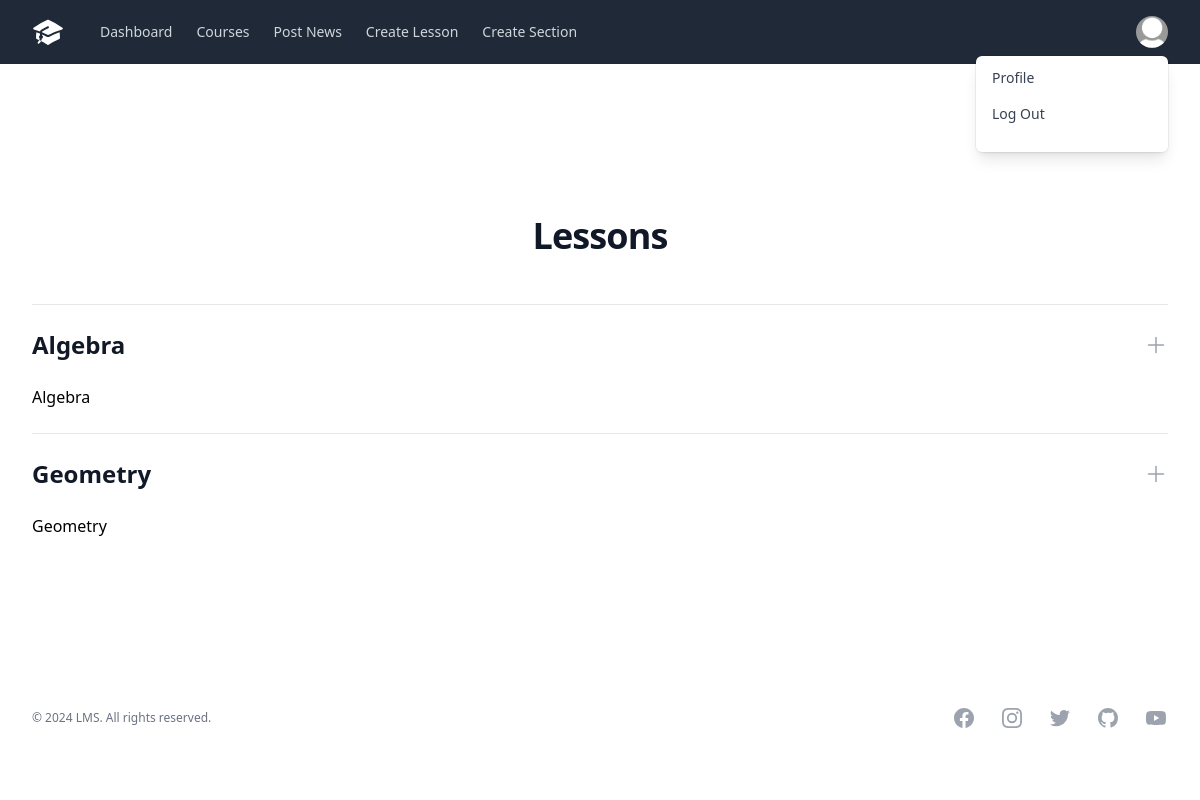
Page /app/course_detail/78/ (signed in) on the committed database.
### app/models.py (models this page shows, shortened)
class CustomUser(AbstractUser):
    is_teacher = models.BooleanField(default=False)
    is_student = models.BooleanField(default=False)

class Teacher(models.Model):
    user = models.OneToOneField(CustomUser, on_delete=models.CASCADE)
    first_name = models.CharField(max_length=30, blank=False, null=False)
    last_name = models.CharField(max_length=30, blank=False, null=False)
    date_of_birth = models.DateField()
    address = models.CharField(max_length=100)
    email = models.EmailField()
    profile_picture = models.ImageField(default='default.jpg', upload_to='profile_pics')

class Section(models.Model):
    title = models.CharField(max_length=200)
    course = models.ForeignKey(Course, on_delete=models.CASCADE)

class Lesson(models.Model):
    title = models.CharField(max_length=300)
    description = models.TextField()
    file = models.FileField(upload_to='media', validators=[FileExtensionValidator( ['mp4'] ) ], null=True)
    course = models.ForeignKey(Course, on_delete=models.CASCADE)
    section = models.ForeignKey(Section, on_delete=models.CASCADE)

### app/views.py (the view)
# urls.py: path('course_detail/<int:pk>/', views.CourseDetailView.as_view(), name='course_detail'),
class CourseDetailView(LoginRequiredMixin, DetailView):
    model = Course
    def get_context_data(self, **kwargs):
        context = super().get_context_data(**kwargs)
        pk = self.object.pk
        current_course = Course.objects.get(id=pk)
        lessons = Lesson.objects.filter(course=current_course)
        sections = Section.objects.filter(lesson__in=lessons)
        context['lessons'] = lessons
        context['sections'] = sections
        return context

### app/templates/app/course_detail.html (shortened to what this page needs)
{% extends './base.html' %}
{% block content %}
<div class="bg-white">
  <div class="mx-auto max-w-5xl py-16 px-4 sm:py-24 sm:px-6 lg:max-w-7xl lg:px-8">
    <div class="mx-auto max-w-2xl text-center py-12">
      <p class="mt-2 text-3xl font-bold tracking-tight text-gray-900 sm:text-4xl">Lessons</p>
    </div>
        <div class="mt-10 px-4 sm:mt-16 sm:px-0 lg:mt-0">
          {% for section in sections %}
            {% for lesson in lessons %}
              {% if section.title == lesson.title %}
                <div class="divide-y divide-gray-200 border-t">
                  <div x-data="{ open: false }">
                    <h3>
                      <button type="button" class="group relative flex w-full items-center justify-between py-6 text-left" aria-controls="disclosure-1" @click="open = !open" aria-expanded="false" x-bind:aria-expanded="open.toString()">
                        <span class="text-gray-900 text-2xl font-bold" :class="{ 'text-indigo-600': open, 'text-gray-900': !(open) }">{{ section.title }}</span>
                        <span class="ml-6 flex items-center">
                        </span>
                      </button>
                    </h3>
                      <div class="prose prose-lg pb-6" id="disclosure-1" x-show="open">
                        <a href="/app/lesson_detail/{{lesson.id}}" class="text-lg">{{ lesson.title }}</a>
                      </div>
                      {% endif %}
                    {% endfor %}
                  </div>
                </div>
          {% endfor %}
        </div>
  </div>
</div>
{% endblock %}

### app/templates/app/base.html (shortened to what this page needs)
{% load static %}
<html lang="en">
<head>
  <link rel="stylesheet" href="{% static 'app/output.css' %}">
  <div class="bg-gray-100">
    <nav x-data="{ open: false }" class="bg-gray-800">
      <div class="mx-auto max-w-7xl px-2 sm:px-6 lg:px-8">
        <div class="relative flex h-16 items-center justify-between">
          <div class="flex flex-1 items-center justify-center sm:items-stretch sm:justify-start">
            <div class="flex flex-shrink-0 items-center">
            </div>
            <div class="hidden sm:ml-6 sm:block">
              <div class="flex">
                  <a href="{% url 'index' %}" class="{% if request.resolver_match.url_name == 'index' %} bg-gray-900 text-white px-3 py-2 rounded-md text-sm font-medium {%else%}text-gray-300 hover:bg-gray-700 hover:text-white px-3 py-2 rounded-md text-sm font-medium {% endif %}" x-state:on="Current" x-state:off="Default" aria-current="page" x-state-description="Current: "bg-gray-900 text-white", Default: "text-gray-300 hover:bg-gray-700 hover:text-white"">Dashboard</a>
                  <a href="{% url 'courses' %}" class="{% if request.resolver_match.url_name == 'courses' %} bg-gray-900 text-white px-3 py-2 rounded-md text-sm font-medium {%else%}text-gray-300 hover:bg-gray-700 hover:text-white px-3 py-2 rounded-md text-sm font-medium {% endif %}" x-state-description="undefined: "bg-gray-900 text-white", undefined: "text-gray-300 hover:bg-gray-700 hover:text-white"">Courses</a>
                  {% if request.user.is_teacher %}
                      <a href="{% url 'post_news' %}" class="{% if request.resolver_match.url_name == 'post_news' %} bg-gray-900 text-white px-3 py-2 rounded-md text-sm font-medium {%else%}text-gray-300 hover:bg-gray-700 hover:text-white px-3 py-2 rounded-md text-sm font-medium {% endif %}" x-state-description="undefined: "bg-gray-900 text-white", undefined: "text-gray-300 hover:bg-gray-700 hover:text-white"">Post News</a>
                      <a href="{% url 'create_lesson' %}" class="{% if request.resolver_match.url_name == 'create_lesson' %} bg-gray-900 text-white px-3 py-2 rounded-md text-sm font-medium {%else%}text-gray-300 hover:bg-gray-700 hover:text-white px-3 py-2 rounded-md text-sm font-medium {% endif %}" x-state-description="undefined: "bg-gray-900 text-white", undefined: "text-gray-300 hover:bg-gray-700 hover:text-white"">Create Lesson</a>
                      <a href="{% url 'create_section' %}" class="{% if request.resolver_match.url_name == 'create_section' %} bg-gray-900 text-white px-3 py-2 rounded-md text-sm font-medium {%else%}text-gray-300 hover:bg-gray-700 hover:text-white px-3 py-2 rounded-md text-sm font-medium {% endif %}" x-state-description="undefined: "bg-gray-900 text-white", undefined: "text-gray-300 hover:bg-gray-700 hover:text-white"">Create Section</a>
                    {% endif %}
              </div>
            </div>
          </div>
          <div class="absolute inset-y-0 right-0 flex items-center pr-2 sm:static sm:inset-auto sm:ml-6 sm:pr-0">
            <div x-data="Components.menu({ open: false })" x-init="init()" @keydown.escape.stop="open = false; focusButton()" @click.away="onClickAway($event)" class="relative ml-3">
              <div>
                <button type="button" class="flex rounded-full bg-gray-800 text-sm focus:outline-none focus:ring-2 focus:ring-white focus:ring-offset-2 focus:ring-offset-gray-800" id="user-menu-button" x-ref="button" @click="onButtonClick()" @keyup.space.prevent="onButtonEnter()" @keydown.enter.prevent="onButtonEnter()" aria-expanded="false" aria-haspopup="true" x-bind:aria-expanded="open.toString()" @keydown.arrow-up.prevent="onArrowUp()" @keydown.arrow-down.prevent="onArrowDown()">
                  {% if request.user.is_teacher %}
                      <img class="h-8 w-8 rounded-full" src="{{ user.teacher.profile_picture.url }}" alt="">
                  {% elif request.user.is_student %}
                      <img class="h-8 w-8 rounded-full" src="{{ user.teacher.profile_picture.url }}" alt="">
                  {% elif request.user.is_superuser or request.user.is_staff %}
                      <img class="h-8 w-8 rounded-full" src="{% get_media_prefix %}profile_pics/default.jpg" alt="">
                  {% endif %}
                </button>
              </div>
                <div x-show="open" x-transition:enter="transition ease-out duration-100" x-transition:enter-start="transform opacity-0 scale-95" x-transition:enter-end="transform opacity-100 scale-100" x-transition:leave="transition ease-in duration-75" x-transition:leave-start="transform opacity-100 scale-100" x-transition:leave-end="transform opacity-0 scale-95" class="absolute right-0 z-10 mt-2 w-48 origin-top-right rounded-md bg-white py-1 shadow-lg ring-1 ring-black ring-opacity-5 focus:outline-none" x-ref="menu-items" x-description="Dropdown menu, show/hide based on menu state." x-bind:aria-activedescendant="activeDescendant" role="menu" aria-orientation="vertical" aria-labelledby="user-menu-button" tabindex="-1" @keydown.arrow-up.prevent="onArrowUp()" @keydown.arrow-down.prevent="onArrowDown()" @keydown.tab="open = false" @keydown.enter.prevent="open = false; focusButton()" @keyup.space.prevent="open = false; focusButton()">
                  {% if request.user.is_teacher %}
                    <a href="{% url 'profile_teacher' %}" class="block px-4 py-2 text-sm text-gray-700" x-state:on="Active" x-state:off="Not Active" :class="{ 'bg-gray-100': activeIndex === 0 }" role="menuitem" tabindex="-1" id="user-menu-item-0" @mouseenter="onMouseEnter($event)" @mousemove="onMouseMove($event, 0)" @mouseleave="onMouseLeave($event)" @click="open = false; focusButton()">Profile</a>
                  {% endif %}
                  <form method="POST" action="{% url 'logout' %}">
                    <button type="submit" class="block px-4 py-2 text-sm text-gray-700">Log Out</button>
                </form>
                </div>
            </div>
          </div>
        </div>
      </div>
    </nav>
    </div>
</head>
<body data-media-url="{% get_media_prefix as MEDIA_PREFIX %}">
  {% block content %}
  {% endblock content %}
  <footer class="bg-white">
    <div class="mx-auto max-w-7xl py-12 px-6 md:flex md:items-center md:justify-between lg:px-8">
      <div class="flex justify-center space-x-6 md:order-2">
          <a href="#" class="text-gray-400 hover:text-gray-500">
          </a>
          <a href="#" class="text-gray-400 hover:text-gray-500">
          </a>
          <a href="#" class="text-gray-400 hover:text-gray-500">
          </a>
          <a href="#" class="text-gray-400 hover:text-gray-500">
          </a>
          <a href="#" class="text-gray-400 hover:text-gray-500">
          </a>
      </div>
      <div class="mt-8 md:order-1 md:mt-0">
        <p class="text-center text-xs leading-5 text-gray-500">© <span id="year"></span> LMS. All rights reserved.</p>
      </div>
    </div>
  </footer>
</body>
</html>

### rows in the picture
CustomUser: teacher.profile_picture (placeholder picture)
Section: title "Algebra"
Lesson: title "Algebra"
Section: title "Geometry"
Lesson: title "Geometry"
